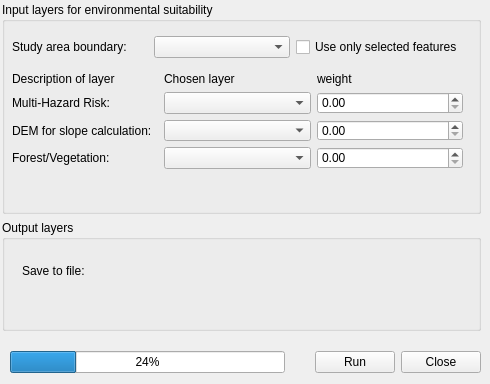
   <widget class="QWidget" name="environmental_suitability">
    <widget class="QgsCollapsibleGroupBox" name="groupbox_rasters_2">
     <property name="geometry">
      <rect>
       <x>2</x>
       <y>2</y>
       <width>479</width>
       <height>212</height>
      </rect>
     </property>
     <property name="title">
      <string>Input layers for environmental suitability</string>
     </property>
     <widget class="QWidget" name="layoutWidget_3">
      <property name="geometry">
       <rect>
        <x>10</x>
        <y>30</y>
        <width>451</width>
        <height>31</height>
       </rect>
      </property>
      <layout class="QGridLayout" name="gridLayout_13">
       <item row="0" column="2">
        <widget class="QCheckBox" name="checkBox_7">
         <property name="text">
          <string>Use only selected features</string>
         </property>
        </widget>
       </item>
       <item row="0" column="0">
        <widget class="QLabel" name="label_30">
         <property name="text">
          <string>Study area boundary: </string>
         </property>
        </widget>
       </item>
       <item row="0" column="1">
        <widget class="QgsMapLayerComboBox" name="mMapLayerComboBox_4"/>
       </item>
      </layout>
     </widget>
     <widget class="QWidget" name="gridLayoutWidget_3">
      <property name="geometry">
       <rect>
        <x>10</x>
        <y>70</y>
        <width>451</width>
        <height>97</height>
       </rect>
      </property>
      <layout class="QGridLayout" name="gridLayout_2">
       <item row="0" column="2">
        <widget class="QLabel" name="label_32">
         <property name="maximumSize">
          <size>
           <width>1000</width>
           <height>160</height>
          </size>
         </property>
         <property name="text">
          <string>Chosen layer</string>
         </property>
        </widget>
       </item>
       <item row="2" column="0">
        <widget class="QLabel" name="label_26">
         <property name="text">
          <string>DEM for slope calculation: </string>
         </property>
        </widget>
       </item>
       <item row="0" column="0">
        <widget class="QLabel" name="label_31">
         <property name="text">
          <string>Description of layer</string>
         </property>
        </widget>
       </item>
       <item row="1" column="0">
        <widget class="QLabel" name="label_28">
         <property name="text">
          <string>Multi-Hazard Risk: </string>
         </property>
        </widget>
       </item>
       <item row="0" column="3">
        <widget class="QLabel" name="label_29">
         <property name="text">
          <string>weight</string>
         </property>
         <property name="alignment">
          <set>Qt::AlignLeading|Qt::AlignLeft|Qt::AlignVCenter</set>
         </property>
        </widget>
       </item>
       <item row="1" column="3">
        <widget class="QgsDoubleSpinBox" name="mQgsDoubleSpinBox_10"/>
       </item>
       <item row="2" column="3">
        <widget class="QgsDoubleSpinBox" name="mQgsDoubleSpinBox_11"/>
       </item>
       <item row="3" column="0">
        <widget class="QLabel" name="label_25">
         <property name="text">
          <string>Forest/Vegetation: </string>
         </property>
        </widget>
       </item>
       <item row="3" column="3">
        <widget class="QgsDoubleSpinBox" name="mQgsDoubleSpinBox_12"/>
       </item>
       <item row="1" column="2">
        <widget class="QgsMapLayerComboBox" name="mMapLayerComboBox_5"/>
       </item>
       <item row="2" column="2">
        <widget class="QgsMapLayerComboBox" name="mMapLayerComboBox_6"/>
       </item>
       <item row="3" column="2">
        <widget class="QgsMapLayerComboBox" name="mMapLayerComboBox_7"/>
       </item>
      </layout>
     </widget>
    </widget>
    <widget class="QgsCollapsibleGroupBox" name="mGroupBox_5">
     <property name="geometry">
      <rect>
       <x>2</x>
       <y>220</y>
       <width>479</width>
       <height>111</height>
      </rect>
     </property>
     <property name="title">
      <string>Output layers</string>
     </property>
     <widget class="QWidget" name="layoutWidget">
      <property name="geometry">
       <rect>
        <x>20</x>
        <y>30</y>
        <width>391</width>
        <height>42</height>
       </rect>
      </property>
      <layout class="QHBoxLayout" name="horizontalLayout_6">
       <item>
        <widget class="QLabel" name="label_24">
         <property name="text">
          <string>Save to file: </string>
         </property>
        </widget>
       </item>
       <item>
        <widget class="QgsFileWidget" name="mQgsFileWidget_14">
         <property name="minimumSize">
          <size>
           <width>80</width>
           <height>35</height>
          </size>
         </property>
        </widget>
       </item>
      </layout>
     </widget>
    </widget>
    <widget class="QWidget" name="horizontalLayoutWidget_2">
     <property name="geometry">
      <rect>
       <x>10</x>
       <y>350</y>
       <width>471</width>
       <height>25</height>
      </rect>
     </property>
     <layout class="QHBoxLayout" name="horizontalLayout_7">
      <item>
       <widget class="QProgressBar" name="progressBar_3">
        <property name="value">
         <number>24</number>
        </property>
       </widget>
      </item>
      <item>
       <spacer name="horizontalSpacer_7">
        <property name="orientation">
         <enum>Qt::Horizontal</enum>
        </property>
        <property name="sizeType">
         <enum>QSizePolicy::Fixed</enum>
        </property>
        <property name="sizeHint" stdset="0">
         <size>
          <width>24</width>
          <height>20</height>
         </size>
        </property>
       </spacer>
      </item>
      <item>
       <widget class="QPushButton" name="pushButton_6">
        <property name="text">
         <string>Run</string>
        </property>
       </widget>
      </item>
      <item>
       <widget class="QPushButton" name="pushButton_7">
        <property name="text">
         <string>Close</string>
        </property>
       </widget>
      </item>
     </layout>
    </widget>
   </widget>
